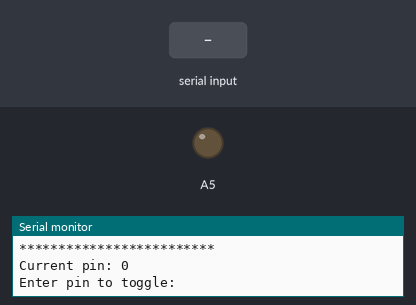
The sketch below on a simulated Arduino Mega 2560, built with avr-gcc and run on an emulated ATmega2560. Shown: output pins drawn as LEDs (lit = HIGH), the last lines printed to the serial monitor. The inputs (shaded band) are chosen by the test bench.

Above: at 1.2 s.
1.3 s: "A0\n" received over Serial
4.3 s: "A1\n" received over Serial
7.3 s: "A2\n" received over Serial
10.3 s: "A3\n" received over Serial
13.3 s: "A4\n" received over Serial
16.3 s: "A5\n" received over Serial
At 16.7 s:
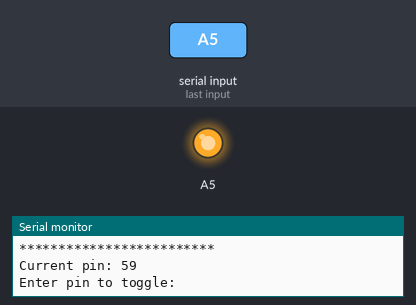
Timing chart, 0 to 20.3 s (numbered marks = the images above; inputs shaded):
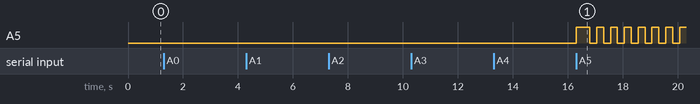

Measured:
- after the input at 16.3 s, A5: LOW → HIGH at once, then repeats every 0.50 s: LOW 0.25 s, HIGH 0.25 s

The sketch:

pin-blinker.ino
```cpp
#include <Arduino.h>

int newPin;
int currentPin = -1;

int convertPinName(String s)
{
    if (s.startsWith("A") || s.startsWith("D"))
    {
        if (s == "A0")
            return A0;
        if (s == "A1")
            return A1;
        if (s == "A2")
            return A2;
        if (s == "A3")
            return A3;
        if (s == "A4")
            return A4;
        if (s == "A5")
            return A5;
        if (s == "A6")
            return A6;
        if (s == "A7")
            return A7;
        if (s == "A8")
            return A8;
        if (s == "A9")
            return A9;
        if (s == "A10")
            return A10;
        if (s == "A11")
            return A11;
        if (s == "A12")
            return A12;
        if (s == "A13")
            return A13;
        if (s == "A14")
            return A14;
        if (s == "A15")
            return A15;
        return s.substring(1).toInt();
    }
    return s.toInt();
}

void serialEvent()
{
    static char buffer[32];
    static unsigned int index = 0;
    while (Serial.available() > 0)
    {
        char ch;
        if (Serial.readBytes(&ch, 1) == 1)
        {
            if (((ch >= '0') && (ch <= '9')) || ch == 'A' || ch == 'D')
            {
                buffer[index++] = ch;
                if (index > 30)
                {
                    index = 0;
                }
            }
            if ((ch == '\n') || (ch == '\r'))
            {
                buffer[index] = '\0';
                String s(buffer);

                newPin = convertPinName(s);
                index  = 0;
                Serial.println(String(newPin));
            }
        }
    }
}

void printMenu()
{
    Serial.println();
    Serial.println(F("*************************"));
    Serial.println(F("** Pin Pulse Test Menu **"));
    Serial.println(F("*************************"));
    Serial.println();
    if (currentPin != -1)
    {
        Serial.println("Current pin: " + String(currentPin));
    }
    else
    {
        Serial.println("No pin selected");
    }
    Serial.println();
    Serial.print(F("Enter pin to toggle:"));
}

void setup()
{
    Serial.begin(19200);
    printMenu();
}

int state     = HIGH;
long lastTime = 0;

void loop()
{
    if (newPin != currentPin)
    {
        Serial.println();
        if (currentPin != -1)
        {
            digitalWrite(currentPin, LOW);
            pinMode(currentPin, INPUT);
        }
        currentPin = newPin;
        if (currentPin != -1)
        {
            pinMode(currentPin, OUTPUT);
            state = HIGH;
            digitalWrite(currentPin, state);
            lastTime = millis();
            printMenu();
        }
    }

    long curTime = millis();
    if (currentPin != -1)
    {
        if (lastTime + 250 < curTime)
        {
            lastTime = curTime;
            digitalWrite(currentPin, state);
            state = state == HIGH ? LOW : HIGH;
        }
    }
}
```
